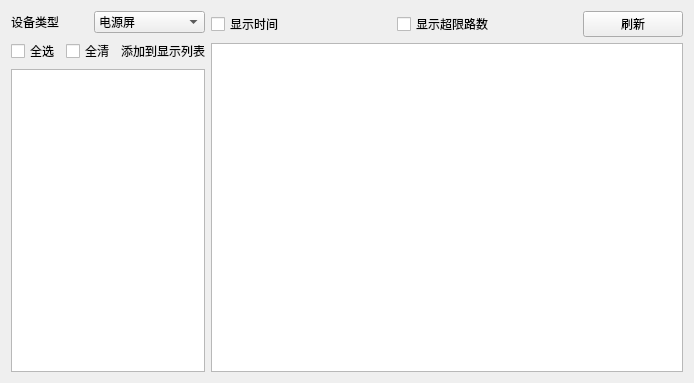
<?xml version="1.0" encoding="UTF-8"?>
<ui version="4.0">
 <class>PowerRealTimeCurveWidget</class>
 <widget class="QWidget" name="PowerRealTimeCurveWidget">
  <property name="geometry">
   <rect>
    <x>0</x>
    <y>0</y>
    <width>694</width>
    <height>383</height>
   </rect>
  </property>
  <property name="windowTitle">
   <string>Form</string>
  </property>
  <layout class="QGridLayout" name="gridLayout_3" columnstretch="1,7">
   <item row="0" column="0">
    <layout class="QGridLayout" name="gridLayout">
     <item row="1" column="1" colspan="2">
      <widget class="QCheckBox" name="all_clean">
       <property name="text">
        <string>全清</string>
       </property>
      </widget>
     </item>
     <item row="0" column="2" colspan="2">
      <widget class="QComboBox" name="comboBox">
       <item>
        <property name="text">
         <string>电源屏</string>
        </property>
       </item>
       <item>
        <property name="text">
         <string>新建项目</string>
        </property>
       </item>
      </widget>
     </item>
     <item row="1" column="0">
      <widget class="QCheckBox" name="all_check">
       <property name="text">
        <string>全选</string>
       </property>
      </widget>
     </item>
     <item row="1" column="3">
      <widget class="QLabel" name="label_2">
       <property name="text">
        <string>添加到显示列表</string>
       </property>
      </widget>
     </item>
     <item row="2" column="0" colspan="4">
      <widget class="QTableView" name="tableView"/>
     </item>
     <item row="0" column="0" colspan="2">
      <widget class="QLabel" name="label">
       <property name="text">
        <string>设备类型</string>
       </property>
      </widget>
     </item>
    </layout>
   </item>
   <item row="0" column="1">
    <layout class="QGridLayout" name="gridLayout_2">
     <item row="0" column="0">
      <widget class="QCheckBox" name="displaytime">
       <property name="text">
        <string>显示时间</string>
       </property>
      </widget>
     </item>
     <item row="0" column="1">
      <widget class="QCheckBox" name="display_Overload">
       <property name="text">
        <string>显示超限路数</string>
       </property>
      </widget>
     </item>
     <item row="0" column="2">
      <widget class="QPushButton" name="queryButton">
       <property name="maximumSize">
        <size>
         <width>100</width>
         <height>16777215</height>
        </size>
       </property>
       <property name="text">
        <string>刷新</string>
       </property>
      </widget>
     </item>
     <item row="1" column="0" colspan="3">
      <widget class="QTableView" name="tableView_2"/>
     </item>
    </layout>
   </item>
  </layout>
 </widget>
 <resources/>
 <connections/>
</ui>
